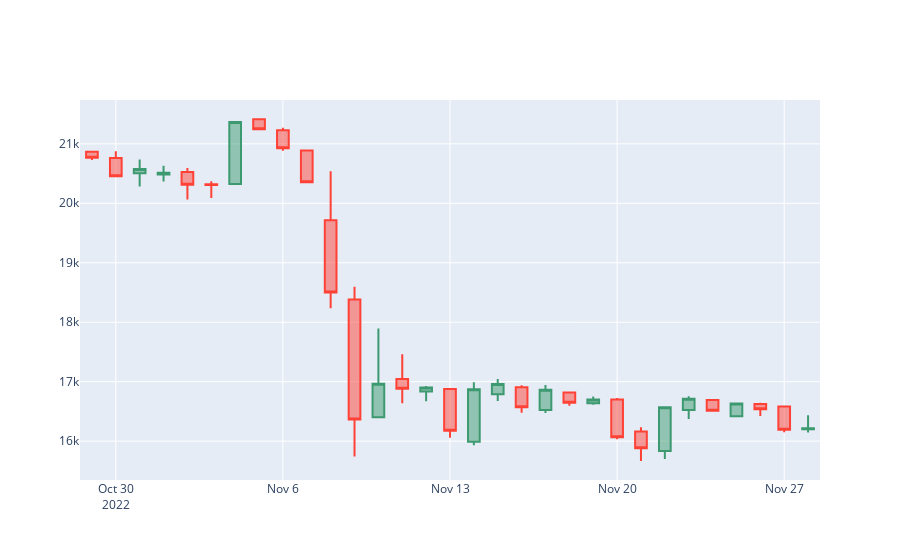

Here is the notebook cell this chart was saved with:
### Markdown cell above
* Plots the data collected as a candlestick chart

### Code cell
fig = go.Figure(data=[go.Candlestick(x=candlestick_data['date'],
                open=candlestick_data['Price']['first'], 
                high=candlestick_data['Price']['max'],
                low=candlestick_data['Price']['min'], 
                close=candlestick_data['Price']['last'])
                ])

fig.update_layout(xaxis_rangeslider_visible=False)

fig.show()
